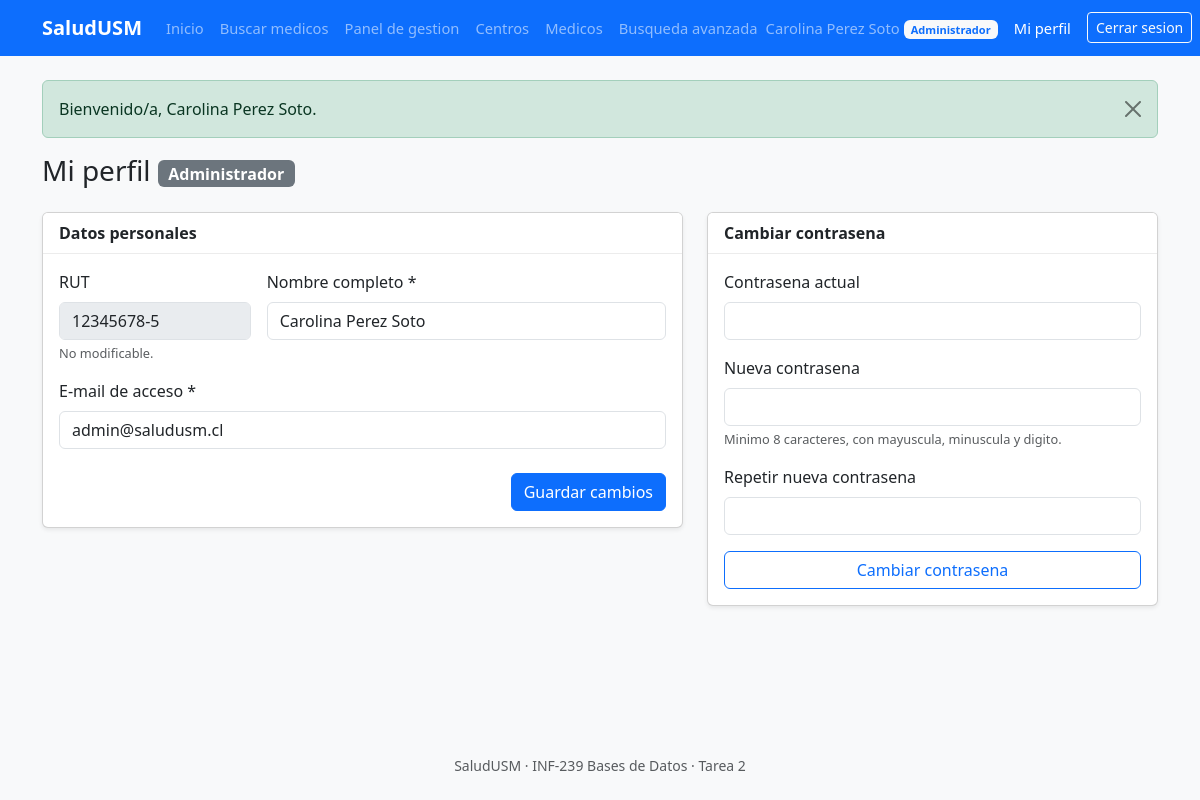
The page /PHP/perfil/index.php (signed in) on the database its author committed.
### tables this page shows
CREATE TABLE Persona (
    RUT            VARCHAR(10) NOT NULL,
    nombreCompleto VARCHAR(100) NOT NULL,
    email          VARCHAR(254) NULL,        
    passwordHash   VARCHAR(255) NULL,        
    CONSTRAINT pk_persona        PRIMARY KEY (RUT),
    CONSTRAINT uq_persona_email  UNIQUE (email),
     
    CONSTRAINT ck_persona_rut    CHECK (RUT REGEXP '^[0-9]{7,8}-[0-9K]$'),
    CONSTRAINT ck_persona_email  CHECK (email LIKE '%_@_%._%'),
     
    CONSTRAINT ck_persona_credenciales CHECK ((email IS NULL) = (passwordHash IS NULL))
);

### PHP/includes/helpers.php (called while the page is built, shortened)
<?php
function e(?string $texto): string
{
    return htmlspecialchars($texto ?? '', ENT_QUOTES | ENT_SUBSTITUTE, 'UTF-8');
}
function url(string $ruta = ''): string
{
    return base_url() . '/' . ltrim($ruta, '/');
}
function base_url(): string
{
    static $base = null;
    if ($base !== null) {
        return $base;
    }
    $raiz = str_replace('\\', '/', (string) realpath(APP_ROOT));
    $doc  = str_replace('\\', '/', (string) realpath($_SERVER['DOCUMENT_ROOT'] ?? ''));
    if ($doc !== '' && stripos($raiz, $doc) === 0) {
        $base = rtrim(substr($raiz, strlen($doc)), '/');
    } else {
        $base = '';
    }
    $base = implode('/', array_map('rawurlencode', explode('/', $base)));
    return $base;
}
function flash_obtener(): array
{
    $m = $_SESSION['flash'] ?? [];
    return $m;
}

### PHP/includes/auth.php (called while the page is built, shortened)
<?php
function usuario(): ?array
{
    return [
        'rut'    => $_SESSION['rut'],
        'nombre' => $_SESSION['nombre'],
        'roles'  => $_SESSION['roles'],
        'rol'    => $_SESSION['rol'],
    ];
}
function rut_sesion(): string
{
    return (string) ($_SESSION['rut'] ?? '');
}
function inicio_de(?string $rol): string
{
    return INICIO_POR_ROL[$rol] ?? 'auth/login.php';
}

### PHP/includes/bootstrap.php (called while the page is built, shortened)
<?php
function config(string $seccion): array
{
    return $GLOBALS['__config'][$seccion];
}
require APP_ROOT . '/includes/db.php';
require APP_ROOT . '/includes/helpers.php';
require APP_ROOT . '/includes/auth.php';
require APP_ROOT . '/includes/layout.php';

### PHP/includes/db.php (called while the page is built, shortened)
<?php
function db(): PDO
{
    static $pdo = null;
    if ($pdo !== null) {
        return $pdo;
    }
    $c = config('db');
    if ($c['socket'] !== '') {
        $dsn = "mysql:unix_socket={$c['socket']};dbname={$c['name']};charset=utf8mb4";
    } else {
        $dsn = "mysql:host={$c['host']};port={$c['port']};dbname={$c['name']};charset=utf8mb4";
    }
    try {
        $pdo = new PDO($dsn, $c['user'], $c['password'], [
            PDO::ATTR_ERRMODE            => PDO::ERRMODE_EXCEPTION,
            PDO::ATTR_DEFAULT_FETCH_MODE => PDO::FETCH_ASSOC,
            PDO::ATTR_EMULATE_PREPARES   => false,
        ]);
    } catch (PDOException $e) {
        error_log('SaludUSM - error de conexion: ' . $e->getMessage());
        throw new ErrorConexionBD('No fue posible conectar con la base de datos.');
    }
    $pdo->exec("SET time_zone = '" . (new DateTime())->format('P') . "'");
    return $pdo;
}
function q(string $sql, array $params = []): PDOStatement
{
    $st = db()->prepare($sql);
    $st->execute($params);
    return $st;
}

### PHP/perfil/index.php (the view, shortened to what this page needs)
<?php
require __DIR__ . '/../includes/bootstrap.php';
$u = requerir_login();
$rut = rut_sesion();
$rol = $u['rol'];
function cargar_perfil(string $rut): array
{
    $p = q('SELECT p.RUT, p.nombreCompleto, p.email,
                   pa.fechaNacimiento, pa.sexo, pa.telefono, pa.idComuna, pa.idPrevision,
                   co.nombreComuna, re.nombreRegion, pr.nombrePrevision,
                   m.emailInstitucional
              FROM Persona p
              LEFT JOIN Paciente  pa ON pa.RUTPaciente = p.RUT
              LEFT JOIN Comuna    co ON co.idComuna    = pa.idComuna
              LEFT JOIN Region    re ON re.idRegion    = co.idRegion
              LEFT JOIN Prevision pr ON pr.idPrevision = pa.idPrevision
              LEFT JOIN Medico    m  ON m.RUTMedico    = p.RUT
             WHERE p.RUT = ?', [$rut])->fetch();
    return $p ?: [];
}
$perfil = cargar_perfil($rut);
$form = $perfil;
encabezado('Mi perfil');
?>
<h1 class="h3 mb-4">Mi perfil <span class="badge bg-secondary align-middle fs-6"><?= e(ROLES[$rol]) ?></span></h1>
<div class="row g-4">
    <div class="col-lg-7">
        <div class="card shadow-sm">
            <div class="card-header bg-white fw-semibold">Datos personales</div>
            <div class="card-body">
                <form method="post" novalidate>
                    <div class="row g-3">
                        <div class="col-md-4">
                            <label class="form-label">RUT</label>
                            <input type="text" class="form-control" value="<?= e($perfil['RUT']) ?>" disabled>
                            <div class="form-text">No modificable.</div>
                        </div>
                        <div class="col-md-8">
                            <label for="nombreCompleto" class="form-label">Nombre completo *</label>
                            <input type="text" class="form-control" id="nombreCompleto" name="nombreCompleto" maxlength="100"
                                   value="<?= e($form['nombreCompleto']) ?>" required>
                        </div>
                        <div class="col-md-12">
                            <label for="email" class="form-label">E-mail de acceso *</label>
                            <input type="email" class="form-control" id="email" name="email" maxlength="254"
                                   value="<?= e($form['email']) ?>" required>
                        </div>
                    </div>
                    <div class="text-end mt-4">
                        <button type="submit" class="btn btn-primary">Guardar cambios</button>
                    </div>
                </form>
            </div>
        </div>
    </div>
    <div class="col-lg-5">
        <div class="card shadow-sm">
            <div class="card-header bg-white fw-semibold">Cambiar contrasena</div>
            <div class="card-body">
                <form method="post" novalidate>
                    <div class="mb-3">
                        <label for="actual" class="form-label">Contrasena actual</label>
                        <input type="password" class="form-control" id="actual" name="actual" autocomplete="current-password">
                    </div>
                    <div class="mb-3">
                        <label for="nueva" class="form-label">Nueva contrasena</label>
                        <input type="password" class="form-control" id="nueva" name="nueva" autocomplete="new-password">
                        <div class="form-text">Minimo 8 caracteres, con mayuscula, minuscula y digito.</div>
                    </div>
                    <div class="mb-3">
                        <label for="nueva2" class="form-label">Repetir nueva contrasena</label>
                        <input type="password" class="form-control" id="nueva2" name="nueva2" autocomplete="new-password">
                    </div>
                    <button type="submit" class="btn btn-outline-primary w-100">Cambiar contrasena</button>
                </form>
            </div>
        </div>
    </div>
</div>
<?php pie();

### PHP/includes/layout.php (shortened to what this page needs)
<?php
function encabezado(string $titulo, ?string $seccion = null): void
{
    $u = usuario();
    $rol = $u['rol'] ?? null;
    $actual = $seccion ?? ltrim(substr(strtok($_SERVER['REQUEST_URI'] ?? '', '?'), strlen(base_url())), '/');
    $app = config('app')['nombre'];
    ?>
<!doctype html>
<html lang="es">
<head>
    <link href="<?= e(url('assets/css/bootstrap.min.css')) ?>" rel="stylesheet">
    <link href="<?= e(url('assets/css/app.css')) ?>" rel="stylesheet">
</head>
<body class="bg-light">
<nav class="navbar navbar-expand-xl navbar-dark bg-primary mb-4">
    <div class="container">
        <a class="navbar-brand fw-semibold" href="<?= e(url($u && $rol ? inicio_de($rol) : 'auth/login.php')) ?>"><?= e($app) ?></a>
        <?php if ($u && $rol): ?>
        <div class="collapse navbar-collapse" id="menu">
            <ul class="navbar-nav me-auto">
                <?php foreach (MENU_POR_ROL[$rol] as [$texto, $ruta]): ?>
                    <?php if ($ruta === null): ?>
                        <li class="nav-item"><span class="nav-link disabled" title="Disponible proximamente"><?= e($texto) ?></span></li>
                    <?php else: ?>
                        <li class="nav-item"><a class="nav-link<?= $actual === $ruta ? ' active' : '' ?>" href="<?= e(url($ruta)) ?>"><?= e($texto) ?></a></li>
                    <?php endif; ?>
                <?php endforeach; ?>
            </ul>
            <ul class="navbar-nav align-items-xl-center">
                <li class="nav-item"><span class="navbar-text me-2"><?= e($u['nombre']) ?> <span class="badge bg-light text-primary"><?= e(ROLES[$rol]) ?></span></span></li>
                <li class="nav-item"><a class="nav-link<?= $actual === 'perfil/index.php' ? ' active' : '' ?>" href="<?= e(url('perfil/index.php')) ?>">Mi perfil</a></li>
                <li class="nav-item">
                    <form method="post" action="<?= e(url('auth/logout.php')) ?>" class="d-inline">
                        <button type="submit" class="btn btn-sm btn-outline-light ms-xl-2 text-nowrap">Cerrar sesion</button>
                    </form>
                </li>
            </ul>
        </div>
        <?php endif; ?>
    </div>
</nav>
<main class="container pb-5">
    <?php foreach (flash_obtener() as $f): ?>
        <div class="alert alert-<?= e($f['tipo']) ?> alert-dismissible fade show" role="alert">
            <?= e($f['mensaje']) ?>
            <button type="button" class="btn-close" data-bs-dismiss="alert" aria-label="Cerrar"></button>
        </div>
    <?php endforeach; ?>
    <?php
}
function pie(): void
{
    ?>
</main>
<footer class="text-center text-muted small pb-4">
    SaludUSM &middot; INF-239 Bases de Datos &middot; Tarea 2
</footer>
</body>
</html>
    <?php
}
    ?>

### PHP/assets/css/app.css (style rules this page uses)
body { min-height: 100vh; display: flex; flex-direction: column; }
main { flex: 1 0 auto; }
.card-header { border-bottom: 1px solid rgba(0, 0, 0, .075); }
.form-text { font-size: .8rem; }
.navbar .nav-link, .navbar .navbar-text { white-space: nowrap; font-size: .92rem; }

### rows shown on the page
persona: nombreCompleto "Carolina Perez Soto", RUT "12345678-5", email "admin@saludusm.cl"

### other values the page prints
$app "SaludUSM"
$texto "Inicio"
$texto "Buscar medicos"
$texto "Panel de gestion"
$texto "Centros"
$texto "Medicos"
$texto "Busqueda avanzada"
ROLES[$rol] "Administrador"
$f['mensaje'] "Bienvenido/a, Carolina Perez Soto."
